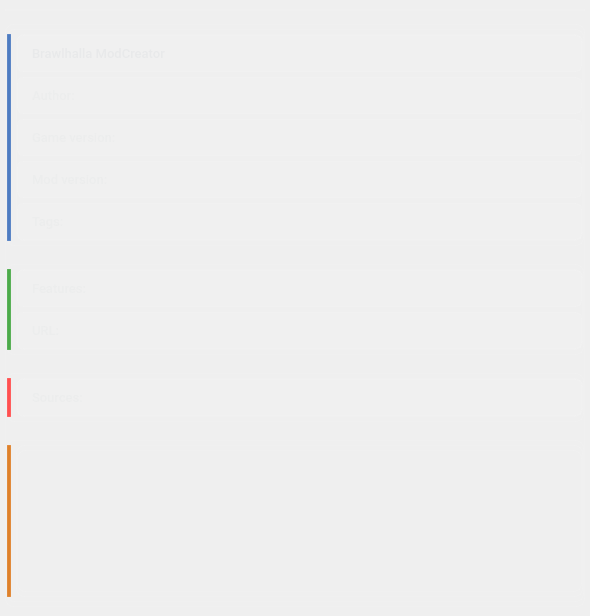
<?xml version="1.0" encoding="UTF-8"?>
<ui version="4.0">
 <class>ModCreator</class>
 <widget class="QWidget" name="ModCreator">
  <property name="geometry">
   <rect>
    <x>0</x>
    <y>0</y>
    <width>590</width>
    <height>461</height>
   </rect>
  </property>
  <property name="windowTitle">
   <string>Form</string>
  </property>
  <property name="styleSheet">
   <string notr="true">/* Modern Dark Theme */
QWidget {
    border: none;
    font-family: &quot;Segoe UI&quot;, &quot;Roboto&quot;, sans-serif;
}

QWidget#ModCreator {
    background: qlineargradient(x1:0, y1:0, x2:0, y2:1, 
                               stop:0 #2D2E32, stop:1 #1E1F23);
    border-radius: 8px;
}

/* Labels */
QLabel {
    color: #E8E9EA;
    font-size: 13px;
    font-weight: 500;
    padding: 2px 0px;
}

QLabel[class=&quot;title&quot;] {
    color: #FFFFFF;
    font-size: 16px;
    font-weight: 600;
    margin-bottom: 8px;
}

QLabel[class=&quot;subtitle&quot;] {
    color: #B0B1B3;
    font-size: 12px;
    font-weight: 400;
}

/* Input Fields */
QLineEdit {
    background-color: rgba(255, 255, 255, 0.05);
    color: #E8E9EA;
    border: 1px solid rgba(255, 255, 255, 0.1);
    border-radius: 6px;
    padding: 8px 12px;
    font-size: 13px;
    font-weight: 400;
    selection-background-color: #0078D4;
}

QLineEdit:focus {
    background-color: rgba(255, 255, 255, 0.08);
    border: 1px solid #0078D4;
    box-shadow: 0 0 0 2px rgba(0, 120, 212, 0.2);
}

QLineEdit:hover {
    border: 1px solid rgba(255, 255, 255, 0.2);
}

/* Text Browser */
QTextBrowser {
    background-color: rgba(255, 255, 255, 0.05);
    color: #E8E9EA;
    border: 1px solid rgba(255, 255, 255, 0.1);
    border-radius: 6px;
    padding: 8px 12px;
    font-size: 13px;
    font-weight: 400;
    selection-background-color: #0078D4;
}

QTextBrowser:focus {
    background-color: rgba(255, 255, 255, 0.08);
    border: 1px solid #0078D4;
    box-shadow: 0 0 0 2px rgba(0, 120, 212, 0.2);
}

/* Frames */
QFrame {
    background-color: rgba(255, 255, 255, 0.03);
    border: 1px solid rgba(255, 255, 255, 0.08);
    border-radius: 8px;
    margin: 4px 0px;
}

QFrame[class=&quot;section&quot;] {
    background-color: rgba(255, 255, 255, 0.02);
    border: 1px solid rgba(255, 255, 255, 0.06);
    border-radius: 8px;
    padding: 12px;
    margin: 8px 0px;
}

/* Scrollbars */
QScrollBar:vertical {
    background: rgba(255, 255, 255, 0.05);
    width: 8px;
    border-radius: 4px;
    margin: 0px;
}

QScrollBar::handle:vertical {
    background: rgba(255, 255, 255, 0.2);
    border-radius: 4px;
    min-height: 20px;
    margin: 2px;
}

QScrollBar::handle:vertical:hover {
    background: rgba(255, 255, 255, 0.3);
}

QScrollBar::handle:vertical:pressed {
    background: rgba(255, 255, 255, 0.4);
}

QScrollBar::add-line:vertical, QScrollBar::sub-line:vertical {
    border: none;
    background: none;
}

QScrollBar::add-page:vertical, QScrollBar::sub-page:vertical {
    background: none;
}

/* Buttons */
QPushButton {
    background: qlineargradient(x1:0, y1:0, x2:0, y2:1, 
                               stop:0 #0078D4, stop:1 #106EBE);
    color: #FFFFFF;
    border: none;
    border-radius: 6px;
    padding: 8px 16px;
    font-size: 13px;
    font-weight: 500;
    min-height: 20px;
}

QPushButton:hover {
    background: qlineargradient(x1:0, y1:0, x2:0, y2:1, 
                               stop:0 #106EBE, stop:1 #005A9E);
}

QPushButton:pressed {
    background: qlineargradient(x1:0, y1:0, x2:0, y2:1, 
                               stop:0 #005A9E, stop:1 #004578);
}

QPushButton:disabled {
    background: rgba(255, 255, 255, 0.1);
    color: rgba(255, 255, 255, 0.4);
}

/* Tooltips */
QToolTip {
    background-color: #2D2E32;
    color: #E8E9EA;
    border: 1px solid rgba(255, 255, 255, 0.2);
    border-radius: 4px;
    padding: 6px 8px;
    font-size: 12px;
}</string>
  </property>
  <layout class="QVBoxLayout" name="verticalLayout">
   <property name="spacing">
    <number>5</number>
   </property>
   <property name="leftMargin">
    <number>5</number>
   </property>
   <property name="topMargin">
    <number>5</number>
   </property>
   <property name="rightMargin">
    <number>5</number>
   </property>
   <property name="bottomMargin">
    <number>5</number>
   </property>
   <item>
    <widget class="QFrame" name="previews">
     <property name="frameShape">
      <enum>QFrame::StyledPanel</enum>
     </property>
     <property name="frameShadow">
      <enum>QFrame::Raised</enum>
     </property>
     <layout class="QGridLayout" name="gridLayout">
      <property name="leftMargin">
       <number>0</number>
      </property>
      <property name="topMargin">
       <number>0</number>
      </property>
      <property name="rightMargin">
       <number>0</number>
      </property>
      <property name="bottomMargin">
       <number>0</number>
      </property>
      <property name="spacing">
       <number>5</number>
      </property>
     </layout>
    </widget>
   </item>
   <item>
    <widget class="QFrame" name="modInfo">
     <property name="styleSheet">
      <string notr="true"/>
     </property>
     <property name="frameShape">
      <enum>QFrame::StyledPanel</enum>
     </property>
     <property name="frameShadow">
      <enum>QFrame::Raised</enum>
     </property>
     <layout class="QVBoxLayout" name="verticalLayout_2">
      <property name="spacing">
       <number>10</number>
      </property>
      <property name="leftMargin">
       <number>0</number>
      </property>
      <property name="topMargin">
       <number>0</number>
      </property>
      <property name="rightMargin">
       <number>0</number>
      </property>
      <property name="bottomMargin">
       <number>0</number>
      </property>
      <item alignment="Qt::AlignTop">
       <widget class="QFrame" name="frame_5">
        <property name="styleSheet">
         <string notr="true"/>
        </property>
        <property name="frameShape">
         <enum>QFrame::StyledPanel</enum>
        </property>
        <property name="frameShadow">
         <enum>QFrame::Raised</enum>
        </property>
        <layout class="QHBoxLayout" name="horizontalLayout">
         <property name="spacing">
          <number>5</number>
         </property>
         <property name="leftMargin">
          <number>0</number>
         </property>
         <property name="topMargin">
          <number>0</number>
         </property>
         <property name="rightMargin">
          <number>0</number>
         </property>
         <property name="bottomMargin">
          <number>0</number>
         </property>
         <item>
          <widget class="QFrame" name="frame_3">
           <property name="minimumSize">
            <size>
             <width>4</width>
             <height>0</height>
            </size>
           </property>
           <property name="maximumSize">
            <size>
             <width>4</width>
             <height>16777215</height>
            </size>
           </property>
           <property name="styleSheet">
            <string notr="true">QFrame{background-color:#4E7CC1;}</string>
           </property>
           <property name="frameShape">
            <enum>QFrame::StyledPanel</enum>
           </property>
           <property name="frameShadow">
            <enum>QFrame::Raised</enum>
           </property>
          </widget>
         </item>
         <item>
          <widget class="QFrame" name="frame_9">
           <property name="styleSheet">
            <string notr="true"/>
           </property>
           <property name="frameShape">
            <enum>QFrame::StyledPanel</enum>
           </property>
           <property name="frameShadow">
            <enum>QFrame::Raised</enum>
           </property>
           <layout class="QVBoxLayout" name="verticalLayout_3">
            <property name="spacing">
             <number>5</number>
            </property>
            <property name="leftMargin">
             <number>0</number>
            </property>
            <property name="topMargin">
             <number>0</number>
            </property>
            <property name="rightMargin">
             <number>0</number>
            </property>
            <property name="bottomMargin">
             <number>0</number>
            </property>
            <item>
             <widget class="QLineEdit" name="name">
              <property name="font">
               <font>
                <family>Roboto Medium</family>
                <pointsize>20</pointsize>
                <italic>false</italic>
                <bold>false</bold>
               </font>
              </property>
              <property name="styleSheet">
               <string notr="true"/>
              </property>
              <property name="inputMask">
               <string/>
              </property>
              <property name="text">
               <string>Brawlhalla ModCreator</string>
              </property>
              <property name="clearButtonEnabled">
               <bool>false</bool>
              </property>
             </widget>
            </item>
            <item>
             <widget class="QLineEdit" name="author">
              <property name="font">
               <font>
                <family>Roboto Medium</family>
                <pointsize>11</pointsize>
                <italic>false</italic>
                <bold>false</bold>
               </font>
              </property>
              <property name="inputMask">
               <string/>
              </property>
              <property name="frame">
               <bool>true</bool>
              </property>
              <property name="dragEnabled">
               <bool>false</bool>
              </property>
              <property name="readOnly">
               <bool>false</bool>
              </property>
              <property name="placeholderText">
               <string>Author:</string>
              </property>
              <property name="clearButtonEnabled">
               <bool>false</bool>
              </property>
             </widget>
            </item>
            <item>
             <widget class="QLineEdit" name="gameVersion">
              <property name="font">
               <font>
                <family>Roboto Medium</family>
                <pointsize>11</pointsize>
                <italic>false</italic>
                <bold>false</bold>
               </font>
              </property>
              <property name="text">
               <string/>
              </property>
              <property name="placeholderText">
               <string>Game version:</string>
              </property>
              <property name="clearButtonEnabled">
               <bool>false</bool>
              </property>
             </widget>
            </item>
            <item>
             <widget class="QLineEdit" name="version">
              <property name="font">
               <font>
                <family>Roboto Medium</family>
                <pointsize>11</pointsize>
                <italic>false</italic>
                <bold>false</bold>
               </font>
              </property>
              <property name="text">
               <string/>
              </property>
              <property name="placeholderText">
               <string>Mod version:</string>
              </property>
              <property name="clearButtonEnabled">
               <bool>false</bool>
              </property>
             </widget>
            </item>
            <item>
             <widget class="QLineEdit" name="tags">
              <property name="font">
               <font>
                <family>Roboto Medium</family>
                <pointsize>11</pointsize>
                <italic>false</italic>
                <bold>false</bold>
               </font>
              </property>
              <property name="placeholderText">
               <string>Tags:</string>
              </property>
             </widget>
            </item>
           </layout>
          </widget>
         </item>
        </layout>
       </widget>
      </item>
      <item alignment="Qt::AlignTop">
       <widget class="QFrame" name="frame_6">
        <property name="frameShape">
         <enum>QFrame::StyledPanel</enum>
        </property>
        <property name="frameShadow">
         <enum>QFrame::Raised</enum>
        </property>
        <layout class="QHBoxLayout" name="horizontalLayout_2">
         <property name="spacing">
          <number>5</number>
         </property>
         <property name="leftMargin">
          <number>0</number>
         </property>
         <property name="topMargin">
          <number>0</number>
         </property>
         <property name="rightMargin">
          <number>0</number>
         </property>
         <property name="bottomMargin">
          <number>0</number>
         </property>
         <item>
          <widget class="QFrame" name="frame_4">
           <property name="minimumSize">
            <size>
             <width>4</width>
             <height>0</height>
            </size>
           </property>
           <property name="maximumSize">
            <size>
             <width>4</width>
             <height>16777215</height>
            </size>
           </property>
           <property name="styleSheet">
            <string notr="true">QFrame{background-color:#4CAA4A;}</string>
           </property>
           <property name="frameShape">
            <enum>QFrame::StyledPanel</enum>
           </property>
           <property name="frameShadow">
            <enum>QFrame::Raised</enum>
           </property>
          </widget>
         </item>
         <item>
          <widget class="QFrame" name="frame_10">
           <property name="frameShape">
            <enum>QFrame::StyledPanel</enum>
           </property>
           <property name="frameShadow">
            <enum>QFrame::Raised</enum>
           </property>
           <layout class="QVBoxLayout" name="verticalLayout_4">
            <property name="spacing">
             <number>5</number>
            </property>
            <property name="leftMargin">
             <number>0</number>
            </property>
            <property name="topMargin">
             <number>0</number>
            </property>
            <property name="rightMargin">
             <number>0</number>
            </property>
            <property name="bottomMargin">
             <number>0</number>
            </property>
            <item>
             <widget class="QLineEdit" name="source">
              <property name="font">
               <font>
                <family>Roboto Medium</family>
                <pointsize>11</pointsize>
                <italic>false</italic>
                <bold>false</bold>
               </font>
              </property>
              <property name="placeholderText">
               <string>Features:</string>
              </property>
             </widget>
            </item>
            <item>
             <widget class="QLineEdit" name="url">
              <property name="font">
               <font>
                <family>Roboto Medium</family>
                <pointsize>11</pointsize>
                <italic>false</italic>
                <bold>false</bold>
               </font>
              </property>
              <property name="placeholderText">
               <string>URL:</string>
              </property>
             </widget>
            </item>
           </layout>
          </widget>
         </item>
        </layout>
       </widget>
      </item>
      <item>
       <widget class="QFrame" name="frame">
        <property name="frameShape">
         <enum>QFrame::StyledPanel</enum>
        </property>
        <property name="frameShadow">
         <enum>QFrame::Raised</enum>
        </property>
        <layout class="QHBoxLayout" name="horizontalLayout_4">
         <property name="spacing">
          <number>5</number>
         </property>
         <property name="leftMargin">
          <number>0</number>
         </property>
         <property name="topMargin">
          <number>0</number>
         </property>
         <property name="rightMargin">
          <number>0</number>
         </property>
         <property name="bottomMargin">
          <number>0</number>
         </property>
         <item>
          <widget class="QFrame" name="frame_2">
           <property name="minimumSize">
            <size>
             <width>4</width>
             <height>0</height>
            </size>
           </property>
           <property name="maximumSize">
            <size>
             <width>4</width>
             <height>16777215</height>
            </size>
           </property>
           <property name="styleSheet">
            <string notr="true">QFrame{background-color:#ff5050;}</string>
           </property>
           <property name="frameShape">
            <enum>QFrame::StyledPanel</enum>
           </property>
           <property name="frameShadow">
            <enum>QFrame::Raised</enum>
           </property>
          </widget>
         </item>
         <item>
          <widget class="QFrame" name="frame_7">
           <property name="minimumSize">
            <size>
             <width>0</width>
             <height>0</height>
            </size>
           </property>
           <property name="frameShape">
            <enum>QFrame::StyledPanel</enum>
           </property>
           <property name="frameShadow">
            <enum>QFrame::Raised</enum>
           </property>
           <layout class="QHBoxLayout" name="horizontalLayout_5">
            <property name="leftMargin">
             <number>0</number>
            </property>
            <property name="topMargin">
             <number>0</number>
            </property>
            <property name="rightMargin">
             <number>0</number>
            </property>
            <property name="bottomMargin">
             <number>0</number>
            </property>
            <item>
             <widget class="QLineEdit" name="modSourcesPath">
              <property name="font">
               <font>
                <family>Roboto Medium</family>
                <pointsize>11</pointsize>
                <italic>false</italic>
                <bold>false</bold>
               </font>
              </property>
              <property name="readOnly">
               <bool>true</bool>
              </property>
              <property name="placeholderText">
               <string>Sources:</string>
              </property>
             </widget>
            </item>
           </layout>
          </widget>
         </item>
        </layout>
       </widget>
      </item>
      <item>
       <widget class="QFrame" name="descriptionFrame">
        <property name="frameShape">
         <enum>QFrame::StyledPanel</enum>
        </property>
        <property name="frameShadow">
         <enum>QFrame::Raised</enum>
        </property>
        <layout class="QHBoxLayout" name="horizontalLayout_3">
         <property name="spacing">
          <number>5</number>
         </property>
         <property name="leftMargin">
          <number>0</number>
         </property>
         <property name="topMargin">
          <number>0</number>
         </property>
         <property name="rightMargin">
          <number>0</number>
         </property>
         <property name="bottomMargin">
          <number>0</number>
         </property>
         <item>
          <widget class="QFrame" name="frame_8">
           <property name="minimumSize">
            <size>
             <width>4</width>
             <height>0</height>
            </size>
           </property>
           <property name="maximumSize">
            <size>
             <width>4</width>
             <height>16777215</height>
            </size>
           </property>
           <property name="styleSheet">
            <string notr="true">QFrame{background-color:#DE812B;}</string>
           </property>
           <property name="frameShape">
            <enum>QFrame::StyledPanel</enum>
           </property>
           <property name="frameShadow">
            <enum>QFrame::Raised</enum>
           </property>
          </widget>
         </item>
         <item>
          <widget class="QFrame" name="frame_11">
           <property name="frameShape">
            <enum>QFrame::StyledPanel</enum>
           </property>
           <property name="frameShadow">
            <enum>QFrame::Raised</enum>
           </property>
           <layout class="QVBoxLayout" name="verticalLayout_5">
            <property name="spacing">
             <number>5</number>
            </property>
            <property name="leftMargin">
             <number>0</number>
            </property>
            <property name="topMargin">
             <number>0</number>
            </property>
            <property name="rightMargin">
             <number>0</number>
            </property>
            <property name="bottomMargin">
             <number>0</number>
            </property>
            <item>
             <widget class="QTextBrowser" name="description">
              <property name="minimumSize">
               <size>
                <width>0</width>
                <height>150</height>
               </size>
              </property>
              <property name="maximumSize">
               <size>
                <width>16777215</width>
                <height>16777215</height>
               </size>
              </property>
              <property name="font">
               <font>
                <family>Roboto Medium</family>
                <pointsize>10</pointsize>
                <italic>false</italic>
                <bold>false</bold>
               </font>
              </property>
              <property name="inputMethodHints">
               <set>Qt::ImhMultiLine</set>
              </property>
              <property name="horizontalScrollBarPolicy">
               <enum>Qt::ScrollBarAlwaysOff</enum>
              </property>
              <property name="sizeAdjustPolicy">
               <enum>QAbstractScrollArea::AdjustIgnored</enum>
              </property>
              <property name="autoFormatting">
               <set>QTextEdit::AutoNone</set>
              </property>
              <property name="readOnly">
               <bool>false</bool>
              </property>
             </widget>
            </item>
           </layout>
          </widget>
         </item>
        </layout>
       </widget>
      </item>
     </layout>
    </widget>
   </item>
  </layout>
 </widget>
 <resources>
  <include location="../../../BrawlhallaModloaderApp_0.3/ui/ui_sources/icons.qrc"/>
 </resources>
 <connections/>
</ui>
